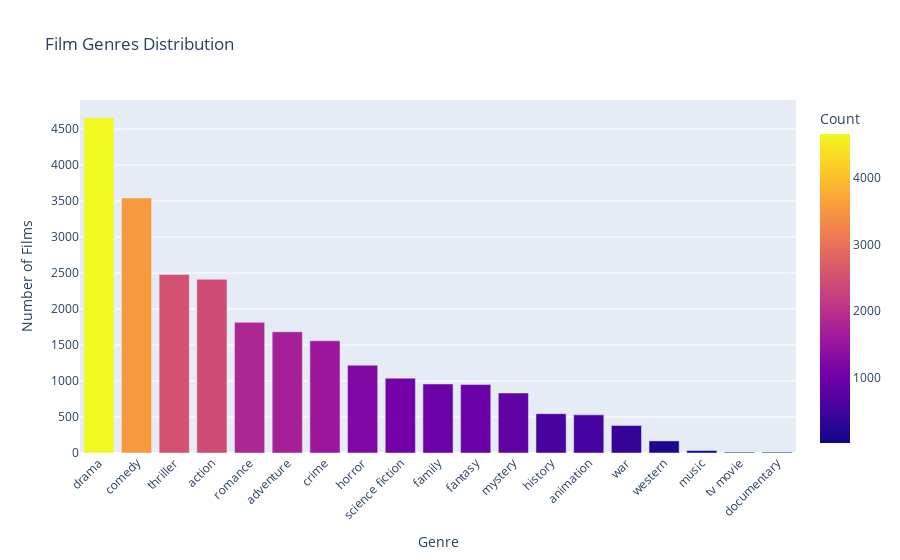

The notebook cell this image was saved under:
### Markdown cell above
Genres

### Code cell
fig_genres = px.bar(
    genres_count,
    x='Genre',
    y='Count',
    title='Film Genres Distribution',
    color='Count',
    color_continuous_scale='Plasma'
)
fig_genres.update_layout(
    xaxis_title='Genre',
    yaxis_title='Number of Films',
    xaxis_tickangle=-45
)

fig_genres.show()

### Figure 1 — Plotly figure (JSON) as saved in the notebook; plotly's stock layout.template omitted (floating-point values rounded to 4 significant figures)
{"data": [{"alignmentgroup": "True", "hovertemplate": "Genre=%{x}<br>Count=%{marker.color}<extra></extra>", "legendgroup": "", "marker": {"color": [4659, 3543, 2480, 2413, 1815, 1684, 1559, 1220, 1040, 959, 951, 833, 546, 530, 382, 168, 34, 12, 12], "coloraxis": "coloraxis", "pattern": {"shape": ""}}, "name": "", "offsetgroup": "", "orientation": "v", "showlegend": false, "textposition": "auto", "type": "bar", "x": ["drama", "comedy", "thriller", "action", "romance", "adventure", "crime", "horror", "science fiction", "family", "fantasy", "mystery", "history", "animation", "war", "western", "music", "tv movie", "documentary"], "xaxis": "x", "y": [4659, 3543, 2480, 2413, 1815, 1684, 1559, 1220, 1040, 959, 951, 833, 546, 530, 382, 168, 34, 12, 12], "yaxis": "y"}], "layout": {"barmode": "relative", "coloraxis": {"colorbar": {"title": {"text": "Count"}}, "colorscale": [[0, "#0d0887"], [0.1111, "#46039f"], [0.2222, "#7201a8"], [0.3333, "#9c179e"], [0.4444, "#bd3786"], [0.5556, "#d8576b"], [0.6667, "#ed7953"], [0.7778, "#fb9f3a"], [0.8889, "#fdca26"], [1, "#f0f921"]]}, "legend": {"tracegroupgap": 0}, "title": {"text": "Film Genres Distribution"}, "xaxis": {"anchor": "y", "domain": [0, 1], "tickangle": -45, "title": {"text": "Genre"}}, "yaxis": {"anchor": "x", "domain": [0, 1], "title": {"text": "Number of Films"}}}}
